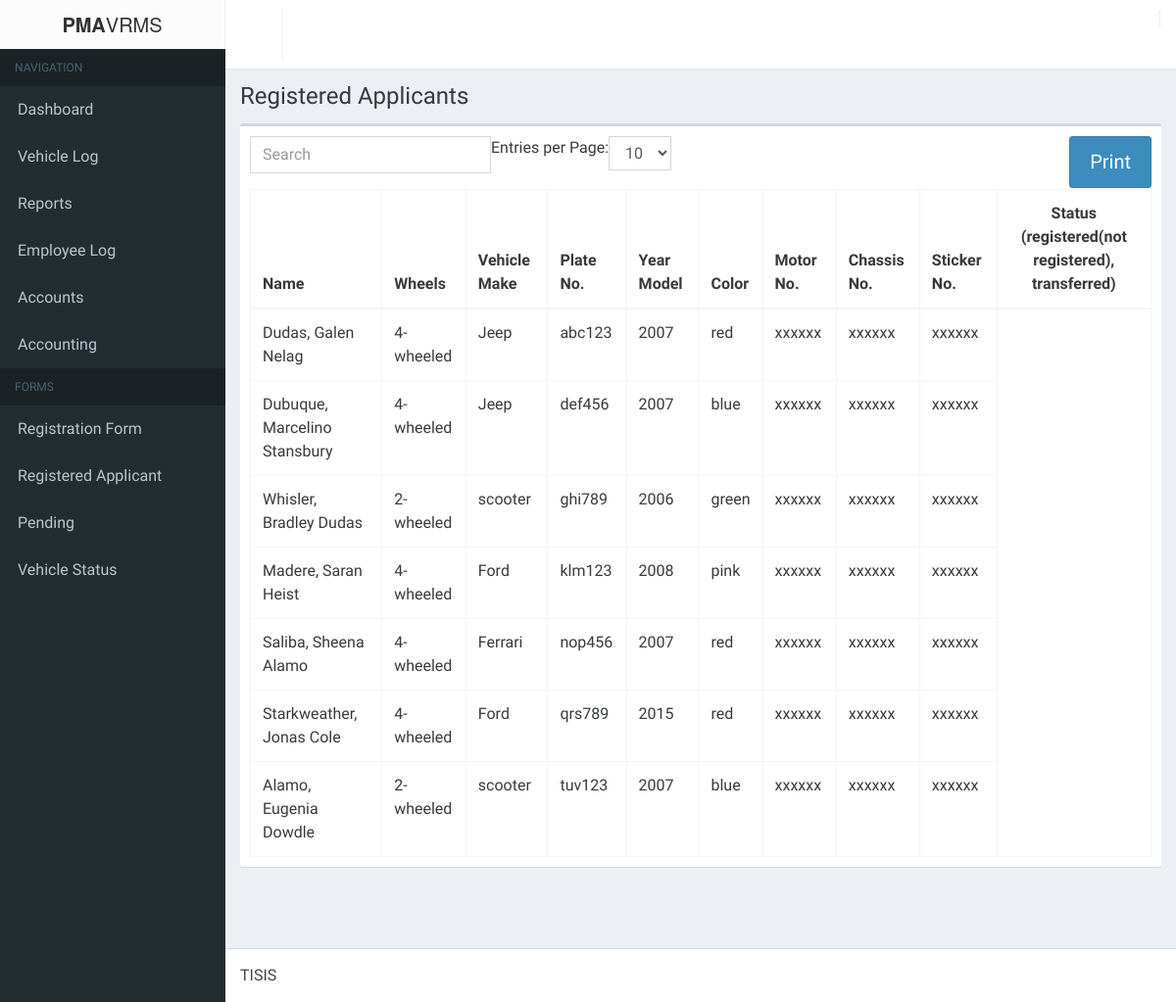
/new/login/ApplicantVehicleStatus.php, run on the app's committed database.
### tables this page shows
CREATE TABLE IF NOT EXISTS `vehicle_information` (
  `vehicleId` int(11) NOT NULL AUTO_INCREMENT,
  `wheels` varchar(15) NOT NULL,
  `vehicleMake` varchar(60) NOT NULL,
  `plateNo` varchar(60) NOT NULL,
  `yearModel` varchar(60) NOT NULL,
  `color` varchar(60) NOT NULL,
  `motorNo` varchar(60) NOT NULL,
  `chassisNo` varchar(60) NOT NULL,
  `stickerNo` varchar(60) NOT NULL,
  PRIMARY KEY (`vehicleId`)
);

### new/login/logic/applicant_vehicleStatus_logic.php (called while the page is built, shortened)
<?php
	require_once('db/database.php');
	$database = new Database();
		$query = "SELECT * FROM vehicle_information JOIN form1_applicantpd ON form1_applicantpd.a_vehicle_id = vehicle_information.vehicleId";
	$database->execute($query);
	$vehicles = array();
?>

### new/login/db/database.php (called while the page is built, shortened)
<?php
	class Database{
		private $database;
		private function connect(){
			$host			= 'localhost';
			$username		= 'root';
			$password		= '';
			$database_name	= 'pma-vrms';
			$port			= 3306;
			$this->database = mysqli_connect($host, $username, $password, $database_name, $port);
		}
		public function execute($query){
			$this->result = mysqli_query($this->database, $query) OR die(mysqli_error($this->database));
		}
	}
?>

### new/login/ApplicantVehicleStatus.php (the view, shortened to what this page needs)
<!DOCTYPE html>
<html>
<head>
	<link rel="stylesheet" href="bootstrap/css/bootstrap.min.css">
    <link rel="stylesheet" href="fonts/font-awesome.min.css">
    <link rel="stylesheet" href="css/style-main.min.css">
    <link rel="stylesheet" href="css/skin.min.css">
    <link rel="stylesheet" type="text/css" href="css/print.css">
</head>
    <?php include('logic/applicant_vehicleStatus_logic.php'); ?>
    <body class="hold-transition skin-black sidebar-mini">
    <div class="wrapper">
      <header class="main-header">
        <div class="logo">
          <span class="logo-lg"><b>PMA</b>VRMS</span>
        </div>
        <nav class="navbar navbar-static-top" role="navigation">
          <a href="#" class="sidebar-toggle" data-toggle="offcanvas" role="button">
          </a>
        </nav>
      </header>
      <aside class="main-sidebar">
        <section class="sidebar">
          <ul class="sidebar-menu">
            <li class="header">NAVIGATION</li>
            <li class=""><a href="index.php"><i class="glyphicon glyphicon-dashboard"></i> <span>Dashboard</span></a></li>
            <li><a href="vehicleLog.php"><i class="glyphicon glyphicon-road"></i> <span>Vehicle Log</span></a></li>
            <li><a href="reports.php"><i class="glyphicon glyphicon-flag"></i> <span>Reports</span></a></li>
            <li><a href="login/logbook_page.php"><i class="glyphicon glyphicon-user"></i> <span>Employee Log</span></a></li>
						<li class="treeview">
							<a href="#"><i class="glyphicon glyphicon-plus"></i>
								<span>Accounts</span>
							</a>
						</li>
            <li class="treeview">
              <a href="#"><i class="glyphicon glyphicon-list-alt"></i> <span>Accounting</span> <i class="glyphicon glyphicon-chevron-down pull-right"></i></a>
            </li>
            <li class="header">FORMS</li>
            <li class="treeview">
              <a href="#"><i class="glyphicon glyphicon-list-alt"></i> <span>Registration Form</span> <i class="glyphicon glyphicon-chevron-down pull-right"></i></a>
            </li>
            <li class="treeview">
              <a href="#"><i class="glyphicon glyphicon-ok-circle"></i> <span>Registered Applicant</span> <i class="glyphicon glyphicon-chevron-down pull-right"></i></a>
            </li>
            <li class="treeview">
              <a href="#"><i class="glyphicon glyphicon-option-horizontal"></i> <span>Pending</span> <i class="glyphicon glyphicon-chevron-down pull-right"></i></a>
            </li>
            <li class="treeview">
              <a href="#"><i class="glyphicon glyphicon-ok-circle"></i> <span>Vehicle Status</span> <i class="glyphicon glyphicon-chevron-down pull-right"></i></a>
            </li>
          </ul>
        </section>
      </aside>
      <div class="content-wrapper">
        <section class="content-header">
          <h1>
            Registered Applicants
          </h1>
        </section>
        <section class="content">
        <div class="'container">
			<div class="row">
				<div class="col-md-12">
                    <div class="box">
                        <div class="box-body">
                            <button id="printReports" class="btn btn-primary btn-lg pull-right" onclick="printReports()">
                                <span class="glyphicon glyphicon-print" aria-hidden="true"></span> Print
                            </button>
                            <table class="table table-bordered table-hover" id="bootstrap-table">
                                <thead>
                                    <th>Name</th>
                                    <th>Wheels</th>
                                    <th>Vehicle Make</th>
                                    <th>Plate No.</th>
                                    <th>Year Model</th>
                                    <th>Color</th>
                                    <th>Motor No.</th>
                                    <th>Chassis No.</th>
                                    <th>Sticker No.</th>
                                    <th  class="column-options" colspan=4 style="text-align:center">Status (registered(not registered), transferred)</th>
                                </thead>
                                <tbody>
                                    <?php
                                    foreach ($vehicles as $key => $vehicle) {
                                        echo <<<DATA
                                        <tr id='applicant_$key'>
                                            <td style='display:none'>$vehicle[vehicleId]</td>
                                            <td>$vehicle[name]</td>
                                            <td>$vehicle[wheels]</td>
                                            <td>$vehicle[vehicleMake]</td>
                                            <td>$vehicle[plateNo]</td>
                                            <td>$vehicle[yearModel]</td>
                                            <td>$vehicle[color]</td>
                                            <td>$vehicle[motorNo]</td>
                                            <td>$vehicle[chassisNo]</td>
                                            <td>$vehicle[stickerNo]</td>
                                        </tr>
DATA;
                                    }
                                    ?>
                                </tbody>
                            </table>
                        </div>
                    </div>
                </div>
			</div>
		</div>
		<?php
            require_once('modals/view_form1.php');
        ?>
        </section>
        <br/><br/>
        </div>
      <footer class="main-footer">
        TISIS
      </footer>
    </div>
</body>
</html>

### data on the page
vehicle_information: vehicle "Dudas, Galen Nelag", wheels "4-wheeled", vehicleMake "Jeep", plateNo "abc123", yearModel "2007", color "red", motorNo "xxxxxx", chassisNo "xxxxxx", stickerNo "xxxxxx"
vehicle_information: vehicle "Dubuque, Marcelino Stansbury", wheels "4-wheeled", vehicleMake "Jeep", plateNo "def456", yearModel "2007", color "blue", motorNo "xxxxxx", chassisNo "xxxxxx", stickerNo "xxxxxx"
vehicle_information: vehicle "Whisler, Bradley Dudas", wheels "2-wheeled", vehicleMake "scooter", plateNo "ghi789", yearModel "2006", color "green", motorNo "xxxxxx", chassisNo "xxxxxx", stickerNo "xxxxxx"
vehicle_information: vehicle "Madere, Saran Heist", wheels "4-wheeled", vehicleMake "Ford", plateNo "klm123", yearModel "2008", color "pink", motorNo "xxxxxx", chassisNo "xxxxxx", stickerNo "xxxxxx"
vehicle_information: vehicle "Saliba, Sheena Alamo", wheels "4-wheeled", vehicleMake "Ferrari", plateNo "nop456", yearModel "2007", color "red", motorNo "xxxxxx", chassisNo "xxxxxx", stickerNo "xxxxxx"
vehicle_information: vehicle "Starkweather, Jonas Cole", wheels "4-wheeled", vehicleMake "Ford", plateNo "qrs789", yearModel "2015", color "red", motorNo "xxxxxx", chassisNo "xxxxxx", stickerNo "xxxxxx"
vehicle_information: vehicle "Alamo, Eugenia Dowdle", wheels "2-wheeled", vehicleMake "scooter", plateNo "tuv123", yearModel "2007", color "blue", motorNo "xxxxxx", chassisNo "xxxxxx", stickerNo "xxxxxx"
